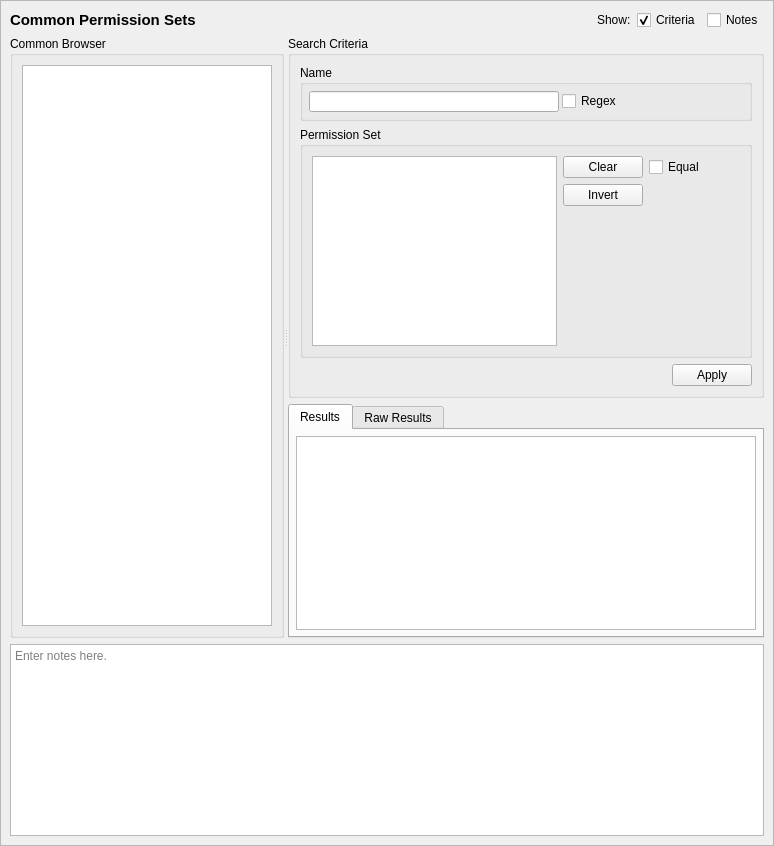
<?xml version="1.0" encoding="UTF-8"?>
<ui version="4.0">
 <class>CommonQueryTab_ui</class>
 <widget class="QScrollArea" name="CommonQueryTab_ui">
  <property name="geometry">
   <rect>
    <x>0</x>
    <y>0</y>
    <width>774</width>
    <height>846</height>
   </rect>
  </property>
  <property name="sizeAdjustPolicy">
   <enum>QAbstractScrollArea::AdjustToContents</enum>
  </property>
  <property name="widgetResizable">
   <bool>true</bool>
  </property>
  <widget class="QWidget" name="contents">
   <property name="geometry">
    <rect>
     <x>0</x>
     <y>0</y>
     <width>772</width>
     <height>844</height>
    </rect>
   </property>
   <property name="minimumSize">
    <size>
     <width>0</width>
     <height>0</height>
    </size>
   </property>
   <layout class="QGridLayout" name="gridLayout_3">
    <item row="0" column="0">
     <widget class="QLabel" name="label">
      <property name="sizePolicy">
       <sizepolicy hsizetype="Preferred" vsizetype="Fixed">
        <horstretch>0</horstretch>
        <verstretch>0</verstretch>
       </sizepolicy>
      </property>
      <property name="maximumSize">
       <size>
        <width>16777215</width>
        <height>20</height>
       </size>
      </property>
      <property name="font">
       <font>
        <pointsize>11</pointsize>
        <weight>75</weight>
        <bold>true</bold>
       </font>
      </property>
      <property name="text">
       <string>Common Permission Sets</string>
      </property>
     </widget>
    </item>
    <item row="3" column="0" colspan="5">
     <widget class="QTextEdit" name="notes">
      <property name="minimumSize">
       <size>
        <width>0</width>
        <height>80</height>
       </size>
      </property>
      <property name="toolTip">
       <string>Optionally enter notes here about the query.</string>
      </property>
      <property name="placeholderText">
       <string>Enter notes here.</string>
      </property>
     </widget>
    </item>
    <item row="0" column="1">
     <spacer name="horizontalSpacer">
      <property name="orientation">
       <enum>Qt::Orientation::Horizontal</enum>
      </property>
      <property name="sizeHint" stdset="0">
       <size>
        <width>440</width>
        <height>20</height>
       </size>
      </property>
     </spacer>
    </item>
    <item row="0" column="2">
     <widget class="QLabel" name="label_2">
      <property name="text">
       <string>Show:</string>
      </property>
     </widget>
    </item>
    <item row="0" column="3">
     <widget class="QCheckBox" name="criteria_expander">
      <property name="toolTip">
       <string>Show or hide the search criteria (no settings are lost)</string>
      </property>
      <property name="text">
       <string>Criteria</string>
      </property>
      <property name="checked">
       <bool>true</bool>
      </property>
     </widget>
    </item>
    <item row="0" column="4">
     <widget class="QCheckBox" name="notes_expander">
      <property name="toolTip">
       <string>Show or hide the notes field (no data is lost)</string>
      </property>
      <property name="text">
       <string>Notes</string>
      </property>
     </widget>
    </item>
    <item row="1" column="0" rowspan="2" colspan="5">
     <widget class="QSplitter" name="splitter">
      <property name="sizePolicy">
       <sizepolicy hsizetype="Expanding" vsizetype="Preferred">
        <horstretch>0</horstretch>
        <verstretch>1</verstretch>
       </sizepolicy>
      </property>
      <property name="orientation">
       <enum>Qt::Orientation::Horizontal</enum>
      </property>
      <widget class="QGroupBox" name="browser_groupBox">
       <property name="title">
        <string>Common Browser</string>
       </property>
       <layout class="QGridLayout" name="gridLayout">
        <item row="0" column="0">
         <widget class="GetDetailsListView" name="commons"/>
        </item>
       </layout>
      </widget>
      <widget class="QWidget" name="verticalLayoutWidget">
       <layout class="QVBoxLayout" name="verticalLayout">
        <item>
         <widget class="QGroupBox" name="criteria_frame">
          <property name="sizePolicy">
           <sizepolicy hsizetype="Preferred" vsizetype="Preferred">
            <horstretch>0</horstretch>
            <verstretch>0</verstretch>
           </sizepolicy>
          </property>
          <property name="maximumSize">
           <size>
            <width>16777215</width>
            <height>16777215</height>
           </size>
          </property>
          <property name="title">
           <string>Search Criteria</string>
          </property>
          <layout class="QGridLayout" name="gridLayout_2">
           <item row="1" column="0" rowspan="4" colspan="2">
            <widget class="QGroupBox" name="perms_criteria">
             <property name="title">
              <string>Permission Set</string>
             </property>
             <layout class="QGridLayout" name="gridLayout_4">
              <item row="0" column="0" rowspan="3">
               <widget class="QListView" name="perms">
                <property name="sizePolicy">
                 <sizepolicy hsizetype="Expanding" vsizetype="Preferred">
                  <horstretch>0</horstretch>
                  <verstretch>0</verstretch>
                 </sizepolicy>
                </property>
                <property name="maximumSize">
                 <size>
                  <width>250</width>
                  <height>16777215</height>
                 </size>
                </property>
                <property name="toolTip">
                 <string>A matching common will have the selected permissions.</string>
                </property>
                <property name="selectionMode">
                 <enum>QAbstractItemView::ExtendedSelection</enum>
                </property>
               </widget>
              </item>
              <item row="0" column="1">
               <widget class="QPushButton" name="clear_perms">
                <property name="text">
                 <string>Clear</string>
                </property>
               </widget>
              </item>
              <item row="0" column="2">
               <widget class="QCheckBox" name="perms_equal">
                <property name="toolTip">
                 <string>A matching common will a permission set equal to the selected permissions.</string>
                </property>
                <property name="text">
                 <string>Equal</string>
                </property>
               </widget>
              </item>
              <item row="0" column="3">
               <spacer name="horizontalSpacer_5">
                <property name="orientation">
                 <enum>Qt::Orientation::Horizontal</enum>
                </property>
                <property name="sizeHint" stdset="0">
                 <size>
                  <width>40</width>
                  <height>20</height>
                 </size>
                </property>
               </spacer>
              </item>
              <item row="1" column="1">
               <widget class="QPushButton" name="invert_perms">
                <property name="text">
                 <string>Invert</string>
                </property>
               </widget>
              </item>
              <item row="2" column="1">
               <spacer name="verticalSpacer">
                <property name="orientation">
                 <enum>Qt::Orientation::Vertical</enum>
                </property>
                <property name="sizeHint" stdset="0">
                 <size>
                  <width>20</width>
                  <height>40</height>
                 </size>
                </property>
               </spacer>
              </item>
             </layout>
            </widget>
           </item>
           <item row="5" column="1">
            <widget class="QDialogButtonBox" name="buttonBox">
             <property name="standardButtons">
              <set>QDialogButtonBox::StandardButton::Apply</set>
             </property>
            </widget>
           </item>
           <item row="0" column="0" colspan="2">
            <widget class="QGroupBox" name="name_criteria">
             <property name="maximumSize">
              <size>
               <width>16777215</width>
               <height>120</height>
              </size>
             </property>
             <property name="title">
              <string>Name</string>
             </property>
             <layout class="QGridLayout" name="gridLayout_8">
              <property name="leftMargin">
               <number>6</number>
              </property>
              <property name="topMargin">
               <number>6</number>
              </property>
              <property name="rightMargin">
               <number>6</number>
              </property>
              <property name="bottomMargin">
               <number>6</number>
              </property>
              <property name="spacing">
               <number>3</number>
              </property>
              <item row="0" column="1">
               <widget class="QLineEdit" name="name">
                <property name="sizePolicy">
                 <sizepolicy hsizetype="Expanding" vsizetype="Fixed">
                  <horstretch>0</horstretch>
                  <verstretch>0</verstretch>
                 </sizepolicy>
                </property>
                <property name="minimumSize">
                 <size>
                  <width>150</width>
                  <height>20</height>
                 </size>
                </property>
                <property name="maximumSize">
                 <size>
                  <width>250</width>
                  <height>16777215</height>
                 </size>
                </property>
               </widget>
              </item>
              <item row="0" column="2">
               <widget class="QCheckBox" name="name_regex">
                <property name="toolTip">
                 <string>Use regular expressions to match the role's name.</string>
                </property>
                <property name="text">
                 <string>Regex</string>
                </property>
               </widget>
              </item>
             </layout>
            </widget>
           </item>
          </layout>
         </widget>
        </item>
        <item>
         <widget class="QTabWidget" name="results_frame">
          <property name="sizePolicy">
           <sizepolicy hsizetype="Preferred" vsizetype="MinimumExpanding">
            <horstretch>0</horstretch>
            <verstretch>1</verstretch>
           </sizepolicy>
          </property>
          <property name="currentIndex">
           <number>0</number>
          </property>
          <widget class="QWidget" name="table_page">
           <property name="sizePolicy">
            <sizepolicy hsizetype="Preferred" vsizetype="MinimumExpanding">
             <horstretch>0</horstretch>
             <verstretch>0</verstretch>
            </sizepolicy>
           </property>
           <attribute name="title">
            <string>Results</string>
           </attribute>
           <layout class="QVBoxLayout" name="verticalLayout_3">
            <property name="leftMargin">
             <number>6</number>
            </property>
            <property name="topMargin">
             <number>6</number>
            </property>
            <property name="rightMargin">
             <number>6</number>
            </property>
            <property name="bottomMargin">
             <number>6</number>
            </property>
            <item>
             <widget class="SEToolsTableView" name="table_results">
              <property name="sizePolicy">
               <sizepolicy hsizetype="Expanding" vsizetype="MinimumExpanding">
                <horstretch>0</horstretch>
                <verstretch>0</verstretch>
               </sizepolicy>
              </property>
              <property name="sizeAdjustPolicy">
               <enum>QAbstractScrollArea::AdjustIgnored</enum>
              </property>
              <property name="alternatingRowColors">
               <bool>true</bool>
              </property>
              <property name="sortingEnabled">
               <bool>true</bool>
              </property>
             </widget>
            </item>
           </layout>
          </widget>
          <widget class="QWidget" name="raw_page">
           <property name="sizePolicy">
            <sizepolicy hsizetype="Preferred" vsizetype="MinimumExpanding">
             <horstretch>0</horstretch>
             <verstretch>0</verstretch>
            </sizepolicy>
           </property>
           <attribute name="title">
            <string>Raw Results</string>
           </attribute>
           <layout class="QVBoxLayout" name="verticalLayout_2">
            <property name="leftMargin">
             <number>6</number>
            </property>
            <property name="topMargin">
             <number>6</number>
            </property>
            <property name="rightMargin">
             <number>6</number>
            </property>
            <property name="bottomMargin">
             <number>6</number>
            </property>
            <item>
             <widget class="QPlainTextEdit" name="raw_results">
              <property name="sizePolicy">
               <sizepolicy hsizetype="Expanding" vsizetype="MinimumExpanding">
                <horstretch>0</horstretch>
                <verstretch>0</verstretch>
               </sizepolicy>
              </property>
              <property name="minimumSize">
               <size>
                <width>0</width>
                <height>0</height>
               </size>
              </property>
              <property name="font">
               <font>
                <family>Monospace</family>
               </font>
              </property>
              <property name="documentTitle">
               <string/>
              </property>
              <property name="lineWrapMode">
               <enum>QPlainTextEdit::NoWrap</enum>
              </property>
              <property name="readOnly">
               <bool>true</bool>
              </property>
             </widget>
            </item>
           </layout>
          </widget>
         </widget>
        </item>
       </layout>
      </widget>
     </widget>
    </item>
   </layout>
   <zorder>splitter</zorder>
   <zorder>notes</zorder>
   <zorder>label</zorder>
   <zorder>label_2</zorder>
   <zorder>horizontalSpacer</zorder>
   <zorder>criteria_expander</zorder>
   <zorder>notes_expander</zorder>
  </widget>
 </widget>
 <customwidgets>
  <customwidget>
   <class>SEToolsTableView</class>
   <extends>QTableView</extends>
   <header>setoolsgui/tableview.h</header>
  </customwidget>
  <customwidget>
   <class>GetDetailsListView</class>
   <extends>QListView</extends>
   <header>setoolsgui/getdetailslist.h</header>
  </customwidget>
 </customwidgets>
 <tabstops>
  <tabstop>criteria_expander</tabstop>
  <tabstop>notes_expander</tabstop>
  <tabstop>commons</tabstop>
  <tabstop>name</tabstop>
  <tabstop>name_regex</tabstop>
  <tabstop>perms</tabstop>
  <tabstop>clear_perms</tabstop>
  <tabstop>invert_perms</tabstop>
  <tabstop>perms_equal</tabstop>
  <tabstop>results_frame</tabstop>
  <tabstop>table_results</tabstop>
  <tabstop>raw_results</tabstop>
  <tabstop>notes</tabstop>
 </tabstops>
 <resources/>
 <connections>
  <connection>
   <sender>notes_expander</sender>
   <signal>toggled(bool)</signal>
   <receiver>notes</receiver>
   <slot>setVisible(bool)</slot>
   <hints>
    <hint type="sourcelabel">
     <x>732</x>
     <y>20</y>
    </hint>
    <hint type="destinationlabel">
     <x>386</x>
     <y>754</y>
    </hint>
   </hints>
  </connection>
  <connection>
   <sender>criteria_expander</sender>
   <signal>toggled(bool)</signal>
   <receiver>criteria_frame</receiver>
   <slot>setVisible(bool)</slot>
   <hints>
    <hint type="sourcelabel">
     <x>583</x>
     <y>20</y>
    </hint>
    <hint type="destinationlabel">
     <x>496</x>
     <y>226</y>
    </hint>
   </hints>
  </connection>
  <connection>
   <sender>clear_perms</sender>
   <signal>clicked()</signal>
   <receiver>perms</receiver>
   <slot>clearSelection()</slot>
   <hints>
    <hint type="sourcelabel">
     <x>592</x>
     <y>216</y>
    </hint>
    <hint type="destinationlabel">
     <x>442</x>
     <y>276</y>
    </hint>
   </hints>
  </connection>
 </connections>
</ui>
